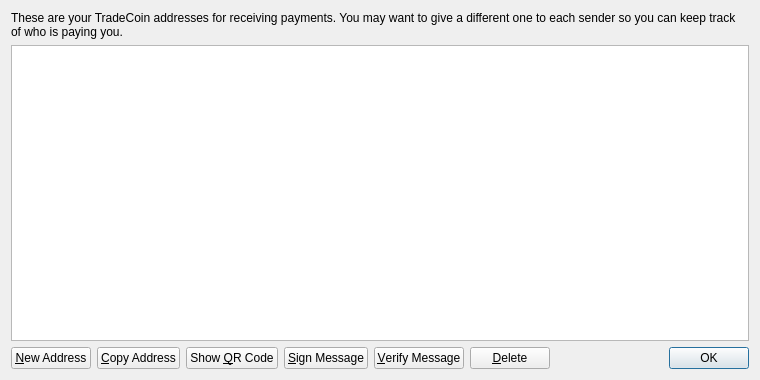
<?xml version="1.0" encoding="UTF-8"?>
<ui version="4.0">
 <class>AddressBookPage</class>
 <widget class="QWidget" name="AddressBookPage">
  <property name="geometry">
   <rect>
    <x>0</x>
    <y>0</y>
    <width>760</width>
    <height>380</height>
   </rect>
  </property>
  <property name="windowTitle">
   <string>Address Book</string>
  </property>
  <layout class="QVBoxLayout" name="verticalLayout">
   <item>
    <widget class="QLabel" name="labelExplanation">
     <property name="text">
      <string>These are your TradeCoin addresses for receiving payments. You may want to give a different one to each sender so you can keep track of who is paying you.</string>
     </property>
     <property name="textFormat">
      <enum>Qt::PlainText</enum>
     </property>
     <property name="wordWrap">
      <bool>true</bool>
     </property>
    </widget>
   </item>
   <item>
    <widget class="QTableView" name="tableView">
     <property name="contextMenuPolicy">
      <enum>Qt::CustomContextMenu</enum>
     </property>
     <property name="toolTip">
      <string>Double-click to edit address or label</string>
     </property>
     <property name="tabKeyNavigation">
      <bool>false</bool>
     </property>
     <property name="alternatingRowColors">
      <bool>true</bool>
     </property>
     <property name="selectionMode">
      <enum>QAbstractItemView::SingleSelection</enum>
     </property>
     <property name="selectionBehavior">
      <enum>QAbstractItemView::SelectRows</enum>
     </property>
     <property name="sortingEnabled">
      <bool>true</bool>
     </property>
     <attribute name="verticalHeaderVisible">
      <bool>false</bool>
     </attribute>
    </widget>
   </item>
   <item>
    <layout class="QHBoxLayout" name="horizontalLayout">
     <item>
      <widget class="QPushButton" name="newAddressButton">
       <property name="toolTip">
        <string>Create a new address</string>
       </property>
       <property name="text">
        <string>&amp;New Address</string>
       </property>
       <property name="icon">
        <iconset resource="../bitcoin.qrc">
         <normaloff>:/icons/add</normaloff>:/icons/add</iconset>
       </property>
      </widget>
     </item>
     <item>
      <widget class="QPushButton" name="copyToClipboard">
       <property name="toolTip">
        <string>Copy the currently selected address to the system clipboard</string>
       </property>
       <property name="text">
        <string>&amp;Copy Address</string>
       </property>
       <property name="icon">
        <iconset resource="../bitcoin.qrc">
         <normaloff>:/icons/editcopy</normaloff>:/icons/editcopy</iconset>
       </property>
      </widget>
     </item>
     <item>
      <widget class="QPushButton" name="showQRCode">
       <property name="text">
        <string>Show &amp;QR Code</string>
       </property>
       <property name="icon">
        <iconset resource="../bitcoin.qrc">
         <normaloff>:/icons/qrcode</normaloff>:/icons/qrcode</iconset>
       </property>
      </widget>
     </item>
     <item>
      <widget class="QPushButton" name="signMessage">
       <property name="toolTip">
        <string>Sign a message to prove you own a Bitcoin address</string>
       </property>
       <property name="text">
        <string>&amp;Sign Message</string>
       </property>
       <property name="icon">
        <iconset resource="../bitcoin.qrc">
         <normaloff>:/icons/edit</normaloff>:/icons/edit</iconset>
       </property>
      </widget>
     </item>
     <item>
      <widget class="QPushButton" name="verifyMessage">
       <property name="toolTip">
        <string>Verify a message to ensure it was signed with a specified Bitcoin address</string>
       </property>
       <property name="text">
        <string>&amp;Verify Message</string>
       </property>
       <property name="icon">
        <iconset resource="../bitcoin.qrc">
         <normaloff>:/icons/transaction_0</normaloff>:/icons/transaction_0</iconset>
       </property>
      </widget>
     </item>
     <item>
      <widget class="QPushButton" name="deleteButton">
       <property name="toolTip">
        <string>Delete the currently selected address from the list. Only sending addresses can be deleted.</string>
       </property>
       <property name="text">
        <string>&amp;Delete</string>
       </property>
       <property name="icon">
        <iconset resource="../bitcoin.qrc">
         <normaloff>:/icons/remove</normaloff>:/icons/remove</iconset>
       </property>
      </widget>
     </item>
     <item>
      <spacer name="horizontalSpacer">
       <property name="orientation">
        <enum>Qt::Horizontal</enum>
       </property>
       <property name="sizeHint" stdset="0">
        <size>
         <width>40</width>
         <height>20</height>
        </size>
       </property>
      </spacer>
     </item>
     <item>
      <widget class="QDialogButtonBox" name="buttonBox">
       <property name="sizePolicy">
        <sizepolicy hsizetype="Maximum" vsizetype="Fixed">
         <horstretch>0</horstretch>
         <verstretch>0</verstretch>
        </sizepolicy>
       </property>
       <property name="standardButtons">
        <set>QDialogButtonBox::Ok</set>
       </property>
      </widget>
     </item>
    </layout>
   </item>
  </layout>
 </widget>
 <resources>
  <include location="../bitcoin.qrc"/>
 </resources>
 <connections/>
</ui>
